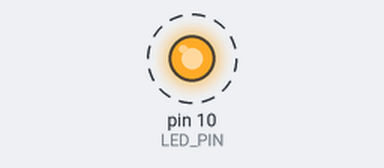
Simulated run of this sketch. Board: Arduino Uno, built with avr-gcc and run on an emulated ATmega328P. Parts: output pins drawn as LEDs (lit = HIGH). Dashed ring = blinking. What the sketch prints to the serial monitor is not drawn.

Above: at 0.5 s.
Timing chart, 0 to 4.6 s (numbered marks = the images above):
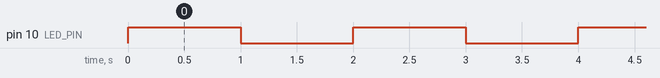

Measured:
- by itself, pin 10 (LED_PIN): alternates HIGH for 1.0 s and LOW for 1.0 s

The sketch:

09_Serial_Monitor_Ausgabe.ino
```cpp
const int SERIAL_BAUD_RATE = 9600;
const int SERIAL_PRINT_DELAY = 1000;
const int LED_PIN = 10;

const String COUNTER_PRINT_MESSAGE = "The counter is: ";
int counter = 1;

float radius = 2;

void setup() {
  Serial.begin(SERIAL_BAUD_RATE);
  pinMode(LED_PIN, OUTPUT);
}

void loop() {
  //counterExample();
  //sumExample();
  //piExample();
  blinkingLedAndPrintingToSerialMonitor();
}

void counterExample() {
  Serial.print(COUNTER_PRINT_MESSAGE);
  Serial.println(counter);
  counter++;
  delay(SERIAL_PRINT_DELAY);
}

void sumExample() {
  int x = 3;
  int y = 7;
  int z = 10;
  Serial.println(String(x) + " + " + String(y) + " = " + String(z));
  delay(SERIAL_PRINT_DELAY);
}

void piExample() {
  const float MY_PI = 3.14;
  float area = MY_PI * radius * radius;
  Serial.println("A circle of radius " + String(radius) + " has an area of " + String(area) + ".");
  radius = radius + 0.1;
  delay(SERIAL_PRINT_DELAY);
}

void blinkingLedAndPrintingToSerialMonitor() {
  digitalWrite(LED_PIN, HIGH);
  Serial.println("LED an PIN " + String(LED_PIN) + " an.");
  delay(SERIAL_PRINT_DELAY);

  digitalWrite(LED_PIN, LOW);
  Serial.println("LED an PIN "+ String(LED_PIN) + " aus.");
  delay(SERIAL_PRINT_DELAY);
}
```
